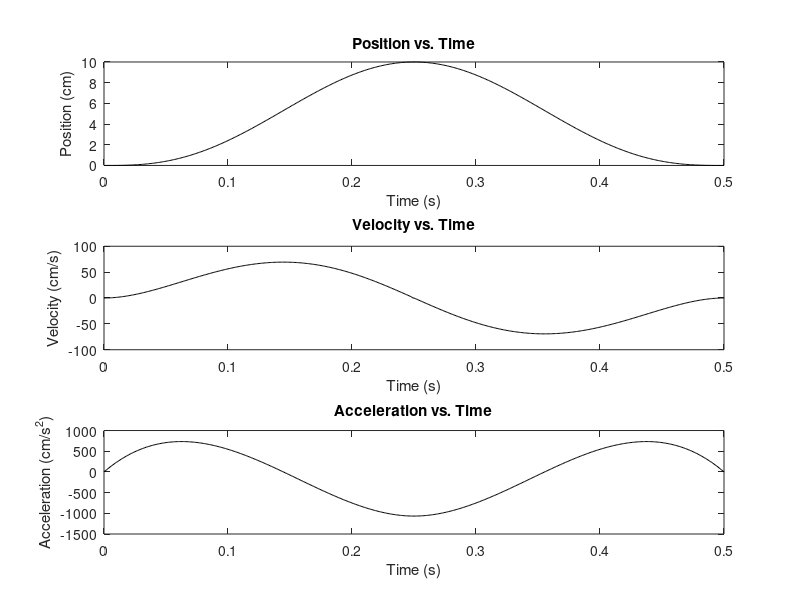

This figure's MATLAB source:
tf = 0.25;
xf = 10;

A=[tf^5 tf^4 tf^3;5*tf^4 4*tf^3 3*tf^2;20*tf^3 12*tf^2 6*tf];
B=[6*tf^-5 -3*tf^-4 0.5*tf^-3;-15*tf^-4 7*tf^-3 -1*tf^-2;10*tf^-3 -4*tf^-2 0.5*tf^-1];

amin=-20*xf/(3*tf^2);
A*B;

C = B*[xf;0;amin];
t=0:0.001:tf;

x = C(1)*t.^5+C(2)*t.^4+C(3)*t.^3;
v = 5*C(1)*t.^4 + 4*C(2)*t.^3 + 3*C(3)*t.^2;
a = 20*C(1)*t.^3 + 12*C(2)*t.^2 + 6*C(3)*t;

x2=fliplr(x);
v2=-1*fliplr(v);
a2=fliplr(a);

xtot=[x,x2];
vtot=[v,v2];
atot=[a,a2];
ttot=0:0.001:2*tf;
l = length(ttot);
xtot(floor(l/2))=[];
vtot(floor(l/2))=[];
atot(floor(l/2))=[];

figure;
subplot(3,1,1);
plot(ttot,xtot,'k');
xlabel('Time (s)');
ylabel('Position (cm)');
title('Position vs. Time');
subplot(3,1,2);
plot(ttot,vtot,'k');
xlabel('Time (s)');
ylabel('Velocity (cm/s)');
title('Velocity vs. Time');
subplot(3,1,3);
plot(ttot,atot,'k');
xlabel('Time (s)');
ylabel('Acceleration (cm/s^2)');
title('Acceleration vs. Time');

